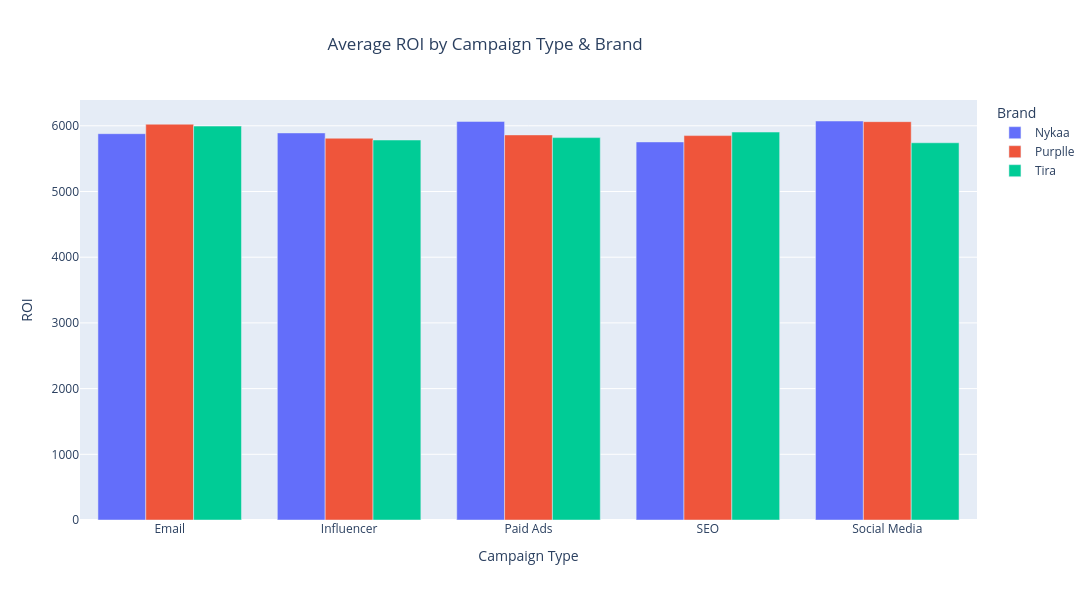

The code cell stored with this chart in its notebook:
### Code cell
# ROI by Campaign Type and Campaign:
roi_campaign_type_analysis = (
                        nykaa_purplle_tira_eda_df.groupby(["Campaign_Type", "Campaign"])["New_Calc_ROI"].mean().reset_index()
                                )

roi_campaign_type_analysis_fig = px.bar(roi_campaign_type_analysis, x="Campaign_Type", y="New_Calc_ROI", color="Campaign", barmode="group",
                                 title="Average ROI by Campaign Type & Brand",
                                 labels={
                                    "Campaign_Type": "Campaign Type",
                                    "New_Calc_ROI": "ROI",
                                    "Campaign": "Brand"
                                        }
                                 )
roi_campaign_type_analysis_fig.update_layout(width=1100, height=600, legend_title="Brand", title_x = 0.3)
roi_campaign_type_analysis_fig.show()

joblib.dump(roi_campaign_type_analysis_fig, r"C:\Users\jagad\Documents\my_classes\Tasks\mini_project_3-marketing_campaign_performance_prediction\models\roi_campaign_type_analysis_chart.pkl")
print("ROI, Campaign type and Campaign analysis chart saved Successfully!")

### Figure 1 — Plotly figure (JSON) as saved in the notebook; plotly's stock layout.template omitted (floating-point values rounded to 4 significant figures)
{"data": [{"alignmentgroup": "True", "hovertemplate": "Brand=Nykaa<br>Campaign Type=%{x}<br>ROI=%{y}<extra></extra>", "legendgroup": "Nykaa", "marker": {"color": "#636efa", "pattern": {"shape": ""}}, "name": "Nykaa", "offsetgroup": "Nykaa", "orientation": "v", "showlegend": true, "textposition": "auto", "type": "bar", "x": ["Email", "Influencer", "Paid Ads", "SEO", "Social Media"], "xaxis": "x", "y": [5880.0, 5891.0, 6067.0, 5754.0, 6073.0], "yaxis": "y"}, {"alignmentgroup": "True", "hovertemplate": "Brand=Purplle<br>Campaign Type=%{x}<br>ROI=%{y}<extra></extra>", "legendgroup": "Purplle", "marker": {"color": "#EF553B", "pattern": {"shape": ""}}, "name": "Purplle", "offsetgroup": "Purplle", "orientation": "v", "showlegend": true, "textposition": "auto", "type": "bar", "x": ["Email", "Influencer", "Paid Ads", "SEO", "Social Media"], "xaxis": "x", "y": [6024.0, 5811.0, 5861.0, 5851.0, 6063.0], "yaxis": "y"}, {"alignmentgroup": "True", "hovertemplate": "Brand=Tira<br>Campaign Type=%{x}<br>ROI=%{y}<extra></extra>", "legendgroup": "Tira", "marker": {"color": "#00cc96", "pattern": {"shape": ""}}, "name": "Tira", "offsetgroup": "Tira", "orientation": "v", "showlegend": true, "textposition": "auto", "type": "bar", "x": ["Email", "Influencer", "Paid Ads", "SEO", "Social Media"], "xaxis": "x", "y": [5995.0, 5784.0, 5820.0, 5905.0, 5742.0], "yaxis": "y"}], "layout": {"barmode": "group", "height": 600, "legend": {"title": {"text": "Brand"}, "tracegroupgap": 0}, "title": {"text": "Average ROI by Campaign Type & Brand", "x": 0.3}, "width": 1100, "xaxis": {"anchor": "y", "domain": [0, 1], "title": {"text": "Campaign Type"}}, "yaxis": {"anchor": "x", "domain": [0, 1], "title": {"text": "ROI"}}}}
